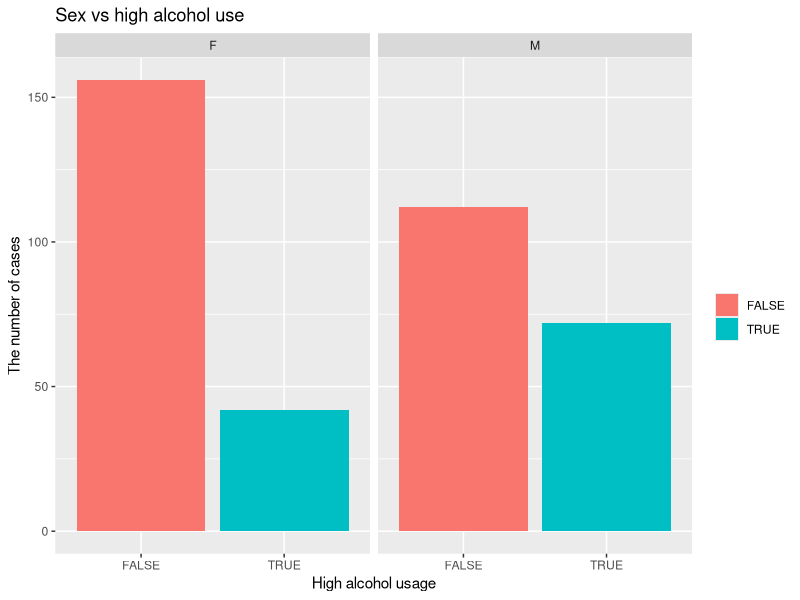
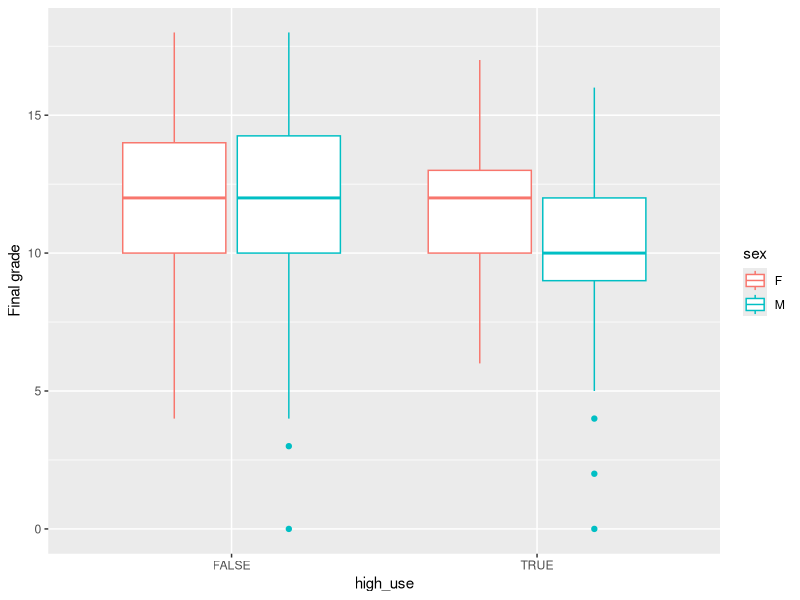
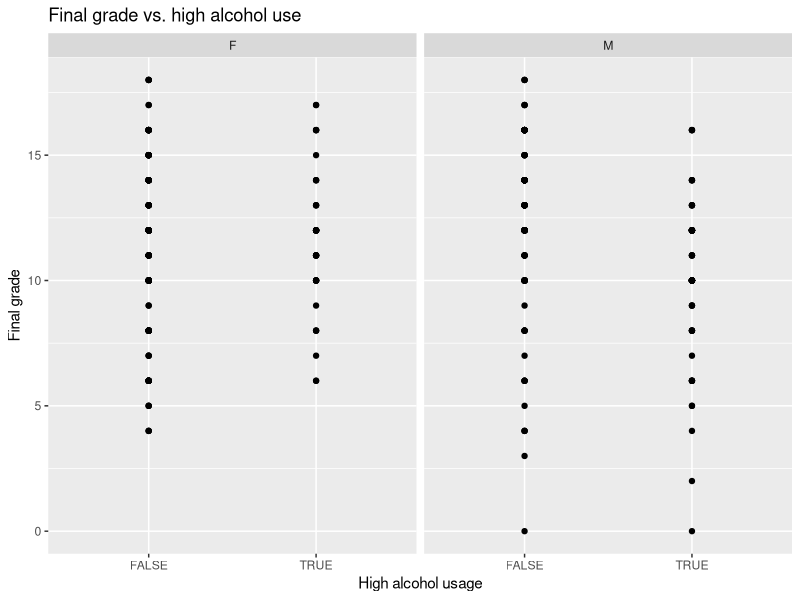
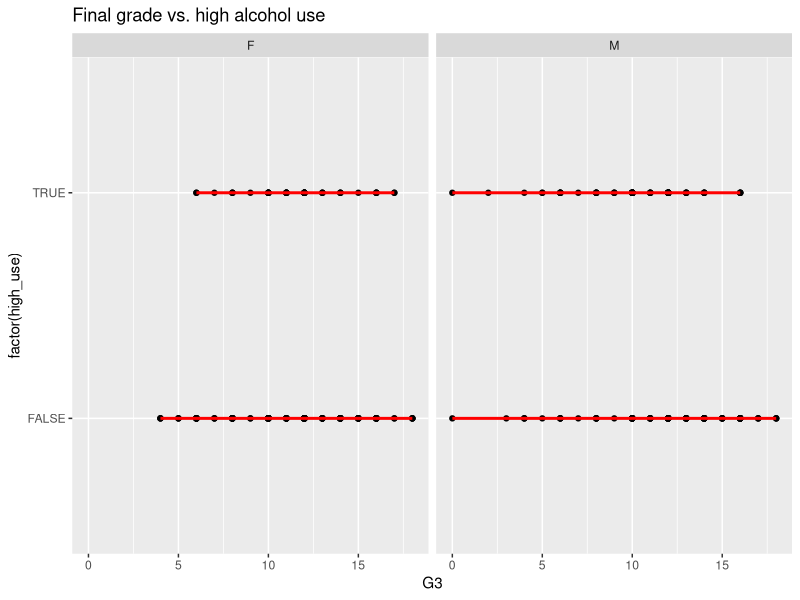
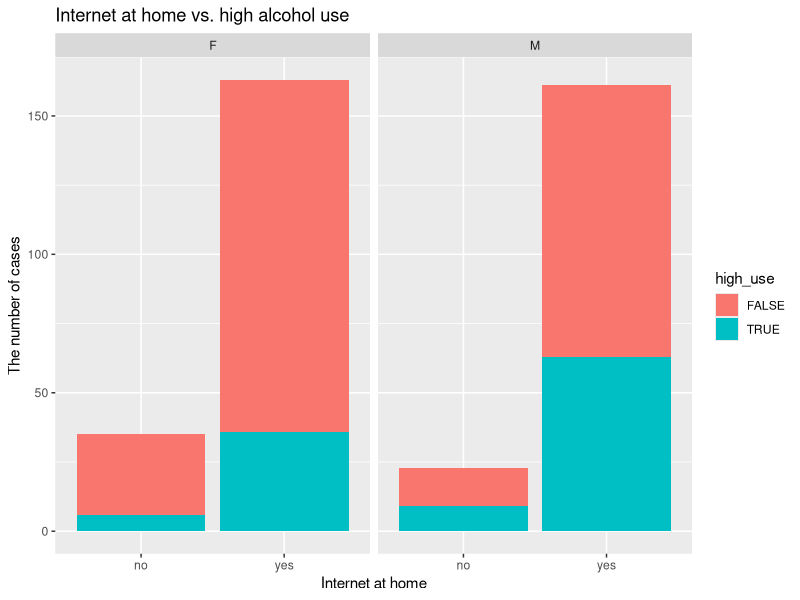
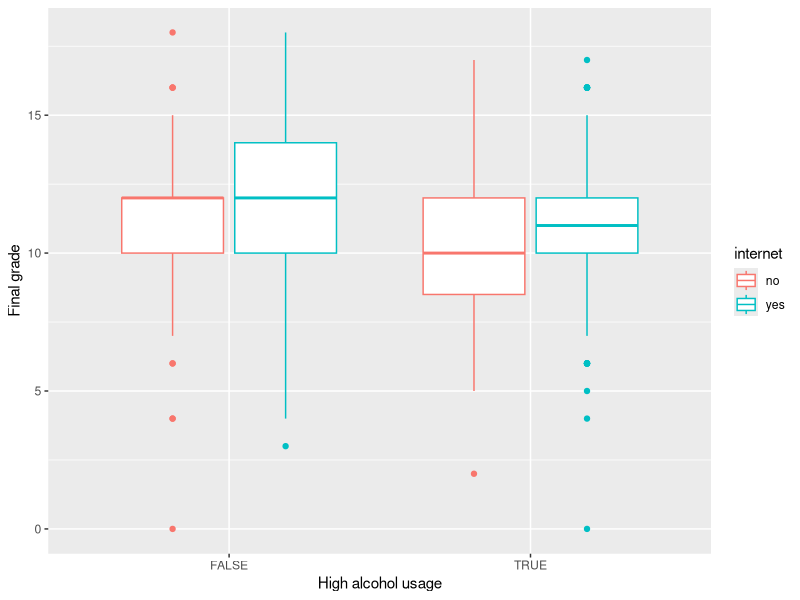
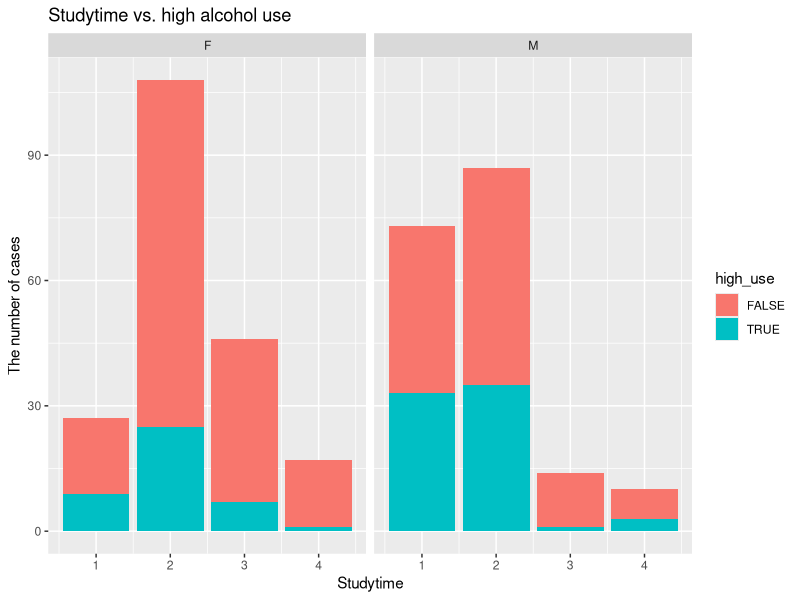

Here is the R script that generated these plots, in order:
## ---- chunk 1
### Install the packages which are needed
### install.packages("ggplot2")
library(ggplot2)

### install.packages("GGally")
library(GGally)
## ---- chunk 2
### Load in the dplyr library that has many usefule functions for data wrangling
library(dplyr)
## ---- chunk 3

alc <- read.table("data/alc_mod.csv", header= TRUE, sep=",")
alc_orig <- alc
## ---- chunk 4
colnames(alc)
dim(alc)
### str(alc)
## ---- chunk 5
head(alc, 0) %>% str()
## ---- chunk 6
alc1 <- alc %>% group_by(sex, high_use) %>% summarise(count = n(), mean_grade= mean(G3))
alc1
## ---- chunk 7
## From the barplot below we can see, that high alcohol use and sex are connected
ggplot(alc_orig, aes(x= high_use, fill=high_use)) + geom_bar() + facet_grid(. ~ sex) + ggtitle("Sex vs high alcohol use") + ylab("The number of cases") + xlab("High alcohol usage") + guides(fill=guide_legend(title=""))

# initialize a plot of high_use and G3
g1 <- ggplot(alc, aes(x = high_use, y = G3, col=sex))

# define the plot as a boxplot and draw it
g1 + geom_boxplot() + ylab("Final grade")
#g1 <- ggplot(alc, aes(x = high_use, y = G3, col=sex))
#g1 + geom_boxplot() + ylab("grade")
# initialise a plot of high_use and absences
#g2 <- ggplot(alc, aes(x = high_use, y = absences, col=sex)) 
#g2 <- g2 + geom_boxplot() + ylab("absences")
#g2
# define the plot as a boxplot and draw it
#g2 + ggtitle("Student absences by alcohol consumption and sex")


ggplot(alc_orig, aes(x= factor(high_use), y=G3)) + geom_point() + facet_grid(. ~ sex) + stat_smooth(method="lm", col="red") + ggtitle("Final grade vs. high alcohol use") + ylab("Final grade") + xlab("High alcohol usage")

ggplot(alc_orig, aes(x= G3, y=factor(high_use))) + geom_point() + facet_grid(. ~ sex) + stat_smooth(method="lm", col="red") + ggtitle("Final grade vs. high alcohol use") 




## ---- chunk 8
alc2 <- alc %>% group_by(internet, high_use) %>% summarise(count = n(), mean_grade= mean(G3))
alc2
## ---- chunk 9

## From the barplot below we can see, that internet at home doesn't affect alcohol usage
ggplot(alc_orig, aes(x= internet, fill=high_use)) + geom_bar() + facet_grid(. ~ sex) + ggtitle("Internet at home vs. high alcohol use") + ylab("The number of cases") + xlab("Internet at home")

# initialize a plot of high_use and G3
g1 <- ggplot(alc, aes(x = high_use, y = G3, col=internet))

# define the plot as a boxplot and draw it
g1 + geom_boxplot() + ylab("Final grade") + xlab("High alcohol usage")
#g1 <- ggplot(alc, aes(x = high_use, y = G3, col=sex))
#g1 + geom_boxplot() + ylab("grade")
# initialise a plot of high_use and absences
#g2 <- ggplot(alc, aes(x = high_use, y = absences, col=sex)) 
#g2 <- g2 + geom_boxplot() + ylab("absences")
#g2
# define the plot as a boxplot and draw it
#g2 + ggtitle("Student absences by alcohol consumption and sex")
## ---- chunk 10
alc3 <- alc %>% group_by(studytime, high_use) %>% summarise(count = n(), mean_grade= mean(G3))
alc3
## ---- chunk 11
## From the barplot below we can see, that internet at home doesn't affect alcohol usage
ggplot(alc_orig, aes(x= studytime, fill=high_use)) + geom_bar() + facet_grid(. ~ sex) + ggtitle("Studytime vs. high alcohol use") + xlab("Studytime") + ylab("The number of cases")
## ---- chunk 12

## ---- chunk 13
# find the model with glm()
m <- glm(high_use ~ sex + internet + studytime + G3, data = alc, family = "binomial")
summary(m)
## ---- chunk 14
coef(m)
## ---- chunk 15
OR <- coef(m) %>% exp
OR
CI <- confint(m)%>% exp
## ---- chunk 16
cbind(OR, CI)
## ---- chunk 17
# fit the model
m2 <- glm(high_use ~ sex+ studytime, data = alc, family = "binomial")
# predict() the probability of high_use
probabilities <- predict(m2, type = "response")
# add the predicted probabilities to 'alc'
alc <- mutate(alc, probability = probabilities)
# use the probabilities to make a prediction of high_use
alc <- mutate(alc, prediction = probability>0.5)
# tabulate the target variable versus the predictions
table(high_use = alc$high_use, prediction = alc$prediction)
dim(alc)
pratio <- (268*100/382)
pratio
#alc

# initialize a plot of 'high_use' versus 'probability' in 'alc'
#g <- ggplot(alc, aes(x = probability, y = high_use, col=prediction))

# define the geom as points and draw the plot
#g + geom_point()
# tabulate the target variable versus the predictions
table(high_use = alc$high_use, prediction = alc$prediction) %>% prop.table()%>%addmargins() 
## ---- chunk 18
knitr::opts_chunk$set(echo = TRUE)
